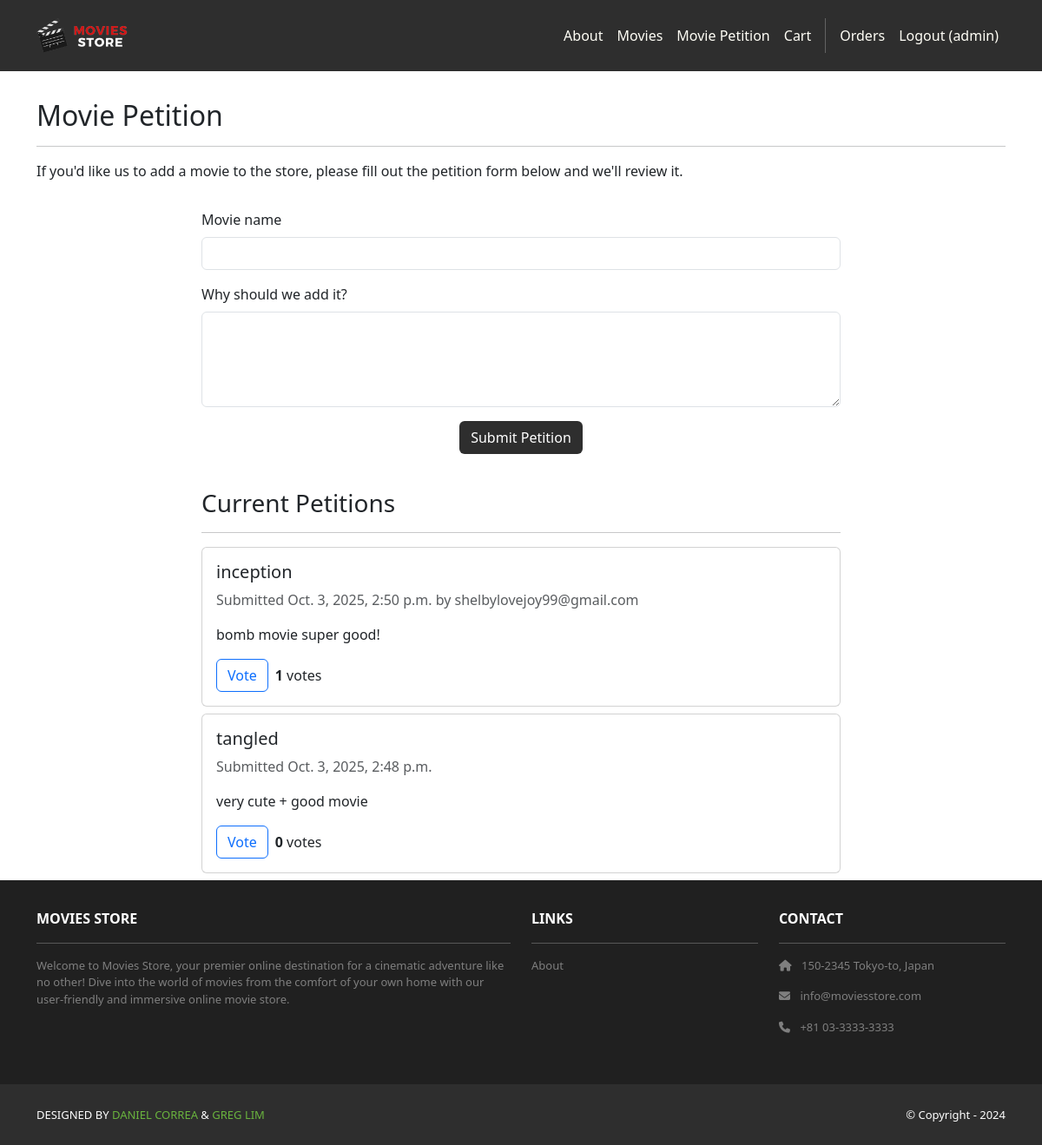
/petition (signed in), run on the app's committed database.
### home/models.py (models this page shows, shortened)
class Petition(models.Model):
    id = models.AutoField(primary_key=True)
    movie_name = models.CharField(max_length=255)
    reason = models.TextField(blank=True)
    created_at = models.DateTimeField(auto_now_add=True)
    created_by = models.ForeignKey(User, null=True, blank=True, on_delete=models.SET_NULL)
    voters = models.ManyToManyField(User, related_name='petition_votes', blank=True)
    def votes_count(self):
        return self.voters.count()

### home/views.py (the view, shortened to what this page needs)
# urls.py: path('petition', views.petition, name='home.petition'),
def petition(request):
    if request.method == 'POST' and request.POST.get('movie_name'):
        movie_name = request.POST.get('movie_name')
        reason = request.POST.get('reason', '')
        p = Petition.objects.create(movie_name=movie_name, reason=reason, created_by=request.user if request.user.is_authenticated else None)
        return redirect('home.petition')
    petitions = Petition.objects.all().order_by('-created_at')
    template_data = {'title': 'Movie Petition', 'petitions': petitions}
    return render(request, 'home/petition.html', {'template_data': template_data})

### home/templates/home/petition.html (shortened to what this page needs)
{% extends 'base.html' %}
{% block content %}
<div class="p-3">
  <div class="container">
    <div class="row mt-3">
      <div class="col mx-auto mb-3">
        <h2>Movie Petition</h2>
        <hr />
        <p>If you'd like us to add a movie to the store, please fill out the petition form below and we'll review it.</p>
      </div>
    </div>
    <div class="row justify-content-center">
      <div class="col-md-8">
        <form method="post" action="#">
          <div class="mb-3">
            <label for="movie_name" class="form-label">Movie name</label>
            <input type="text" class="form-control" id="movie_name" name="movie_name" required />
          </div>
          <div class="mb-3">
            <label for="reason" class="form-label">Why should we add it?</label>
            <textarea class="form-control" id="reason" name="reason" rows="4"></textarea>
          </div>
          <div class="text-center">
            <button type="submit" class="btn bg-dark text-white">Submit Petition</button>
          </div>
        </form>
      </div>
    </div>
  </div>
</div>
    <div class="container mt-4">
      <div class="row">
        <div class="col-md-8 mx-auto">
          <h3>Current Petitions</h3>
          <hr />
          {% for p in template_data.petitions %}
          <div class="card mb-2">
            <div class="card-body">
              <h5>{{ p.movie_name }}</h5>
              <p class="text-muted">Submitted {{ p.created_at }}{% if p.created_by %} by {{ p.created_by.username }}{% endif %}</p>
              <p>{{ p.reason }}</p>
              <div class="d-flex align-items-center">
                <form method="post" action="{% url 'home.petition' %}">
                  {% if user.is_authenticated and user in p.voters.all %}
                  <button class="btn btn-outline-danger me-2" type="submit">Unvote</button>
                  {% else %}
                  <button class="btn btn-outline-primary me-2" type="submit">Vote</button>
                  {% endif %}
                </form>
                <div><strong>{{ p.votes_count }}</strong> votes</div>
              </div>
            </div>
          </div>
          {% empty %}
          <p>No petitions yet — be the first to submit one!</p>
          {% endfor %}
        </div>
      </div>
    </div>
{% endblock content %}

### moviesstore/templates/base.html (shortened to what this page needs)
<!DOCTYPE html>
<html>
  {% load static %}
  <head>
    <link href="https://cdn.jsdelivr.net/npm/bootstrap@5.3.3/dist/css/bootstrap.min.css" rel="stylesheet">
    <link rel="stylesheet" href="https://cdnjs.cloudflare.com/ajax/libs/font-awesome/6.1.1/css/all.min.css">
    <link rel="stylesheet" type="text/css" href="{% static 'css/style.css' %}">
  </head>
  <body>
    <nav class="p-3 navbar navbar-dark bg-dark navbar-expand-lg">
      <div class="container">
        <a class="navbar-brand" href="{% url 'home.index' %}">
          <img src="{% static 'img/logo.png' %}" alt="logo" height="40" />
        </a>
        <div class="collapse navbar-collapse" id="navbarNavAltMarkup">
          <div class="navbar-nav ms-auto navbar-ml">
            <a class="nav-link" href="{% url 'home.about' %}">About</a>
            <a class="nav-link" href="{% url 'movies.index' %}">Movies</a>
            <a class="nav-link" href="{% url 'home.petition' %}">Movie Petition</a>
            <a class="nav-link" href="{% url 'cart.index' %}">Cart</a>
            {% if user.is_authenticated %}
            <a class="nav-link" href="{% url 'accounts.orders' %}">Orders</a>
            <a class="nav-link" href="{% url 'accounts.logout' %}">Logout ({{ user.username }})</a>
            {% else %}
            <a class="nav-link" href="{% url 'accounts.login' %}">Login</a>
            <a class="nav-link" href="{% url 'accounts.signup' %}">Sign Up</a>
            {% endif %}
          </div>
        </div>
      </div>
    </nav>
    <div>
      {% block content %}
      {% endblock content %}
    </div>
    <section class="p-3 ms-footer d-none d-md-block">
      <div class="container">
        <div class="row mt-3 text-white">
          <div class="col-md-6 col-lg-6 col-xl-6 mx-auto mb-4">
            <b>MOVIES STORE</b>
            <hr />
            <p>Welcome to Movies Store, your premier online destination for a cinematic
              adventure like no other! Dive into the world of movies from the comfort of your own home with our user-friendly
              and immersive online movie store.</p>
          </div>
          <div class="col-md-3 col-lg-3 col-xl-3 mx-auto mb-4">
            <b>LINKS</b>
            <hr />
            <p><a class="nav-link" href="{% url 'home.about' %}">About</a></p>
          </div>
          <div class="col-md-3 col-lg-3 col-xl-3 mx-auto mb-4">
            <b>CONTACT</b>
            <hr />
            <p><i class="fas fa-home me-2"></i> 150-2345 Tokyo-to, Japan</p>
            <p><i class="fas fa-envelope me-2"></i> info@moviesstore.com</p>
            <p><i class="fas fa-phone me-2"></i> +81 03-3333-3333</p>
          </div>
        </div>
      </div>
    </section>
    <section class="p-3 ms-footer-bottom bg-dark">
      <div class="container d-flex justify-content-between">
        <div class="me-5 text-white">
          <span>DESIGNED BY <a href="https://www.x.com/danielgarax" target="_blank">DANIEL CORREA</a> &
            <a href="https://www.x.com/greglim81" target="_blank">GREG LIM</a>
          </span>
        </div>
        <div class="text-white">
          <span>© Copyright - 2024</span>
        </div>
      </div>
    </section>
  </body>
</html>

### moviesstore/static/css/style.css (style rules this page uses)
.navbar a.nav-link { color: #FFFEF6 !important; }
.bg-dark { background-color: #2E2E2E !important; }
.ms-footer { background-color: #202020; }
.ms-footer p { color: #7F7F7F; font-size: 13px; }
.ms-footer-bottom span { font-size: 13px; line-height: 38px; }
.ms-footer-bottom a { color: #6ab43e; text-decoration: none; }

### data on the page
Petition: movie_name "inception", created_at "Oct. 3, 2025, 2:50 p.m.", created_by.username "shelbylovejoy99@gmail.com", reason "bomb movie super good!", shows "Vote", votes_count "1"
Petition: movie_name "tangled", created_at "Oct. 3, 2025, 2:48 p.m.", reason "very cute + good movie", shows "Vote", votes_count "0"

### other printed values
{{ user.username }} "admin"
